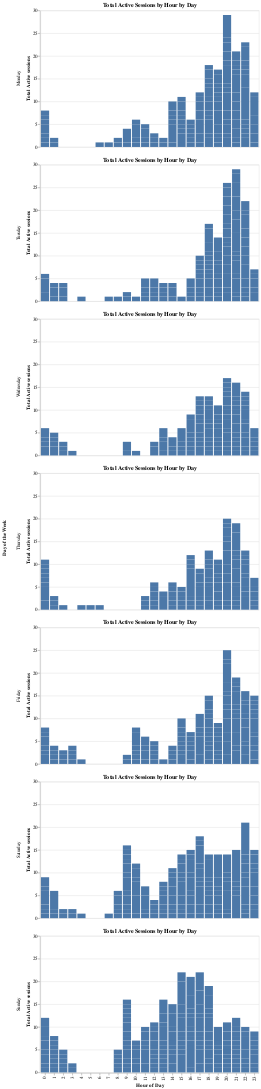

Notebook source saved alongside this figure:
### Code cell
#charts to show concurrent sessions by hour and day of week
total_sessions_dayofweek = alt.Chart(concurrent_sessions, title = 'Total Active Sessions by Hour by Day').mark_bar().encode(
    x = alt.X('hour:O').title('Hour of Day'),
    y = alt.Y('active_sessions').title('Total Active sessions')
).facet(
    row=alt.Row('day_of_week:N', title='Day of the Week', sort=[
        'Monday', 'Tuesday', 'Wednesday', 'Thursday', 'Friday', 'Saturday', 'Sunday'
    ]))
total_sessions_dayofweek

### Figure 1 — Vega-Lite specification as saved in the notebook (floating-point values rounded to 4 significant figures; data arrays with more than 128 entries replaced by an {"elided": "..."} marker saying what was removed)
{"config": {"view": {"continuousWidth": 300, "continuousHeight": 300}}, "data": {"name": "data-b5ebd0837d36ec4cae9261a4efccff2d"}, "facet": {"row": {"field": "day_of_week", "sort": ["Monday", "Tuesday", "Wednesday", "Thursday", "Friday", "Saturday", "Sunday"], "title": "Day of the Week", "type": "nominal"}}, "spec": {"mark": {"type": "bar"}, "encoding": {"x": {"field": "hour", "title": "Hour of Day", "type": "ordinal"}, "y": {"field": "active_sessions", "title": "Total Active sessions", "type": "quantitative"}}, "title": "Total Active Sessions by Hour by Day"}, "$schema": "https://vega.github.io/schema/vega-lite/v5.17.0.json", "datasets": {"data-b5ebd0837d36ec4cae9261a4efccff2d": {"elided": "4152 records"}}}
